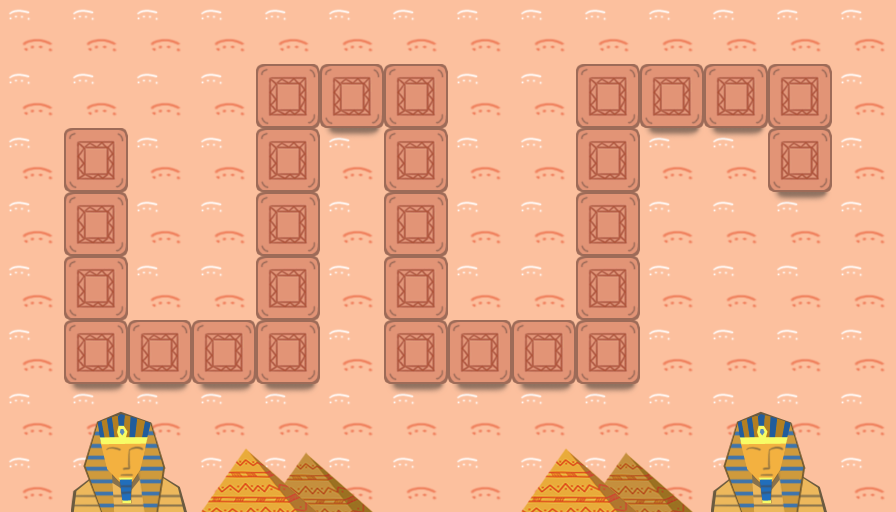

A 2D game scene composited from a Tiled map and its tileset images. What follows is a short description and the map's XML, with each tile layer's data collapsed to a summary:
An orthogonal 14x8 tile map with 64x64 px tiles, 3 tile layers (bg, road, dec) and 23 objects (8x waypoint, 5x xiaoxrz, 3x huaxrz, 2x z, 2x h, ...).

<map version="1.0" orientation="orthogonal" width="14" height="8" tilewidth="64" tileheight="64">
 <tileset firstgid="1" name="map" tilewidth="64" tileheight="64">
  <image source="map.png" width="512" height="512" />
 </tileset>
 <layer name="bg" width="14" height="8">
  <data>[112 cells, 112 non-empty, 2 distinct tile ids]</data>
 </layer>
 <layer name="road" width="14" height="8">
  <data>[112 cells, 28 non-empty, 1 distinct tile ids]</data>
 </layer>
 <layer name="dec" width="14" height="8">
  <data>[112 cells, 14 non-empty, 7 distinct tile ids]</data>
 </layer>
 <objectgroup name="object" width="14" height="8">
  <object name="jam" type="z" x="128" y="192" />
  <object name="jam" type="h" x="192" y="192" />
  <object name="jam" type="huaxrz" x="128" y="320" />
  <object name="jam" type="xiaoxrz" x="320" y="320" />
  <object name="jam" type="xiaoxrz" x="192" y="448" />
  <object name="jam" type="xiaoxrz" x="512" y="320" />
  <object name="jam" type="xiaoxrz" x="448" y="448" />
  <object name="jam" type="huaxrz" x="448" y="192" />
  <object name="jam" type="xiaoxrz" x="640" y="192" />
  <object name="jam" type="h" x="640" y="320" />
  <object name="jam" type="z" x="704" y="320" />
  <object name="jam" type="huaxrz" x="768" y="384" />
  <object name="points0" type="start" x="96" y="160" />
  <object name="points1" type="waypoint" x="96" y="352" />
  <object name="points2" type="waypoint" x="288" y="352" />
  <object name="points3" type="waypoint" x="288" y="96" />
  <object name="points4" type="waypoint" x="416" y="96" />
  <object name="points5" type="waypoint" x="416" y="352" />
  <object name="points6" type="waypoint" x="608" y="352" />
  <object name="points7" type="waypoint" x="608" y="96" />
  <object x="794" y="101" width="1" />
  <object name="points8" type="waypoint" x="800" y="96" />
  <object name="points9" type="end" x="800" y="160" />
 </objectgroup>
</map>